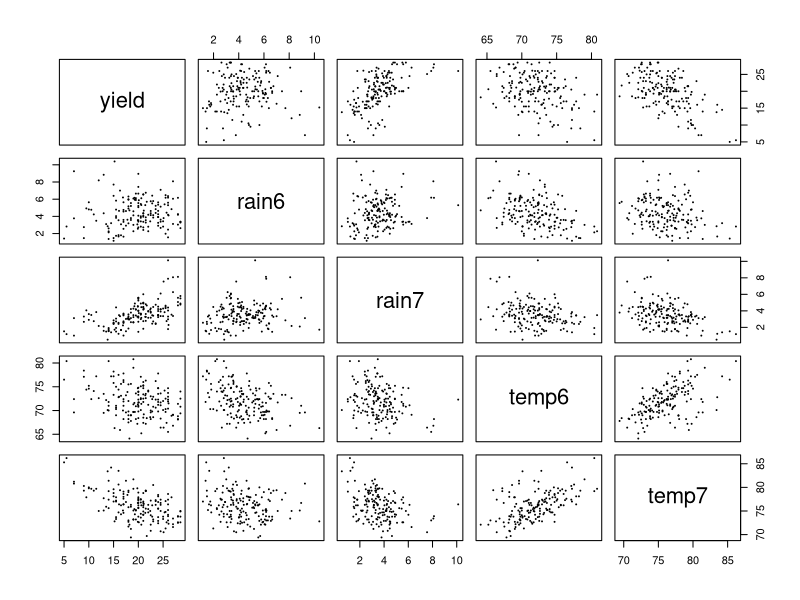
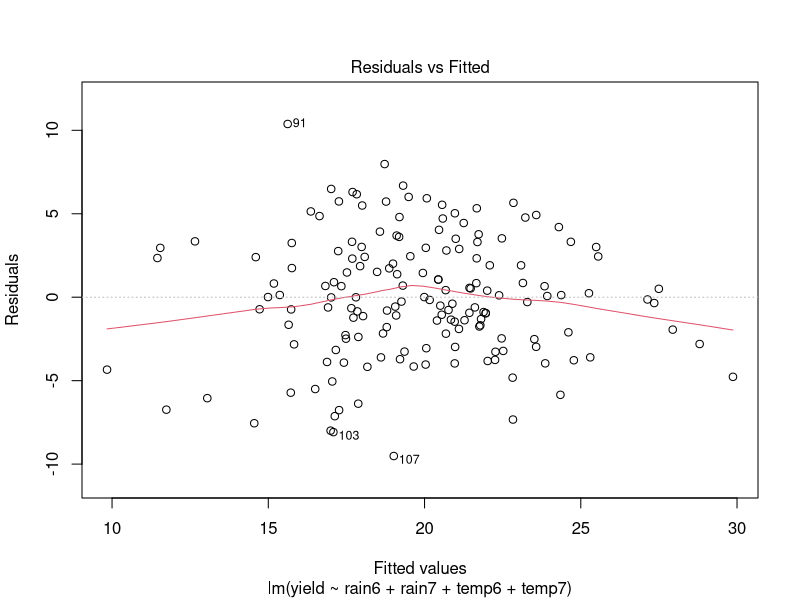
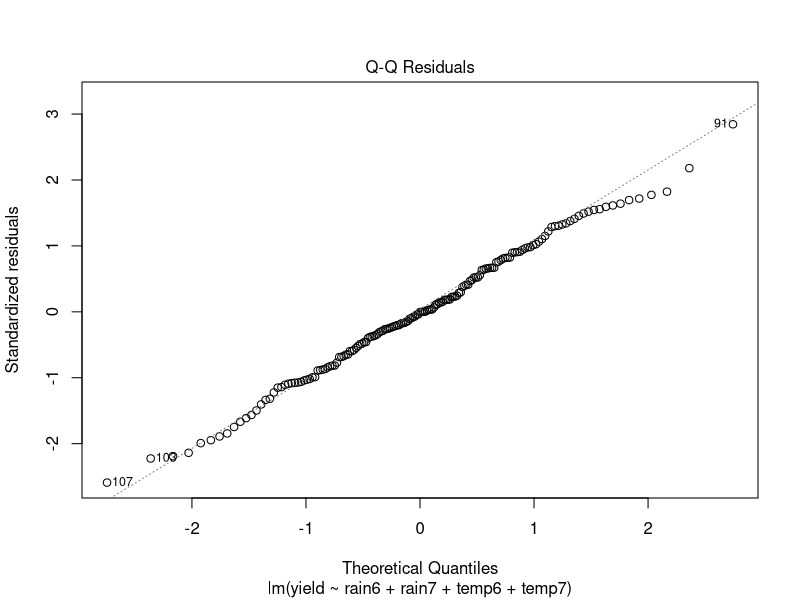
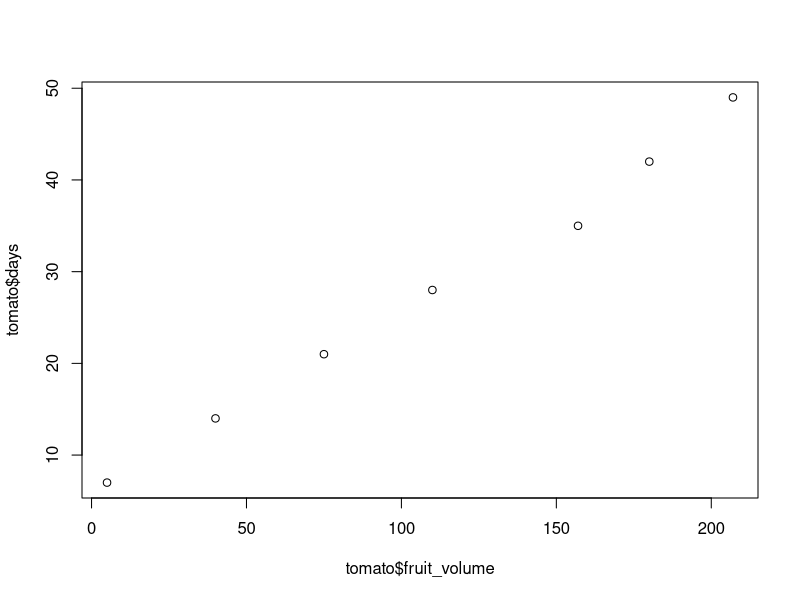

The R script that drew these images, in order:
## ---- chunk 1
library(ggplot2)
library(car)

thompson_soy <- read.csv("data/thompson_soy.csv")
head(thompson_soy)
## ---- chunk 2
model1 <- lm(yield ~ rain6 + rain7 + temp6 + temp7,
             data = thompson_soy)
## ---- chunk 3
coef(model1)
## ---- chunk 4
summary(model1)
## ---- chunk 5
plot(thompson_soy, pch = 20, cex = 0.3)
## ---- chunk 6
cor(thompson_soy) |> round(2)
## ---- chunk 7
vif(model1)
## ---- chunk 8
modelr <- lm(yield ~ rain6 + rain7 + temp6,
             data = thompson_soy)
## ---- chunk 9
anova(modelr, model1)
AIC(modelr, model1)
## ---- chunk 10
plot(model1, which = 1)
plot(model1, which = 2)
## ---- chunk 11
tomato <- read.csv("data/tomato_days_volume.csv")
head(tomato)
## ---- chunk 12
plot(tomato$fruit_volume, tomato$days)
## ---- chunk 13
model2 <- nls(fruit_volume ~ SSlogis(days, Asym, xmid, scal), 
              data = tomato)
summary(model2)
## ---- chunk 14

## ---- chunk 15

## ---- chunk 16
model3 <- lm(fruit_volume ~ days + I(days^2), data = tomato)
summary(model3)
